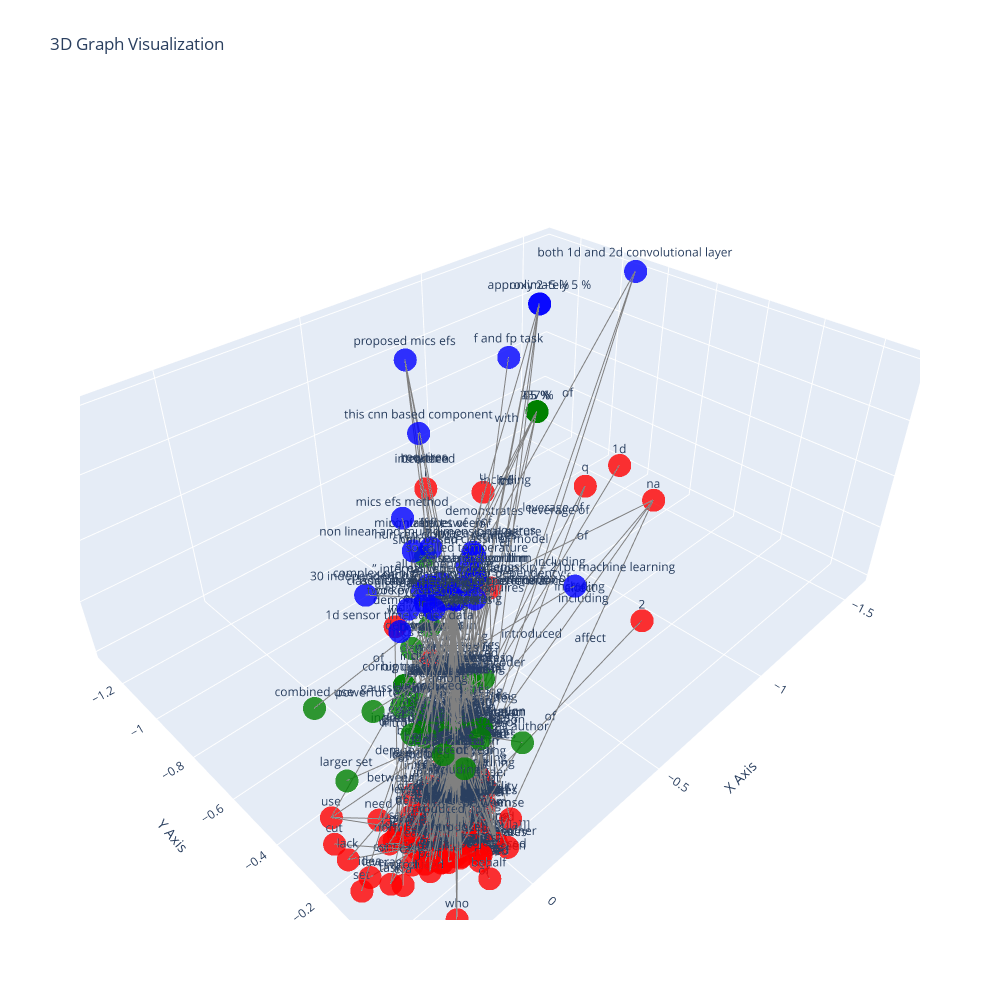

Source (notebook cell):
### Code cell
from directed_graph.visualize_graph import visualize_graph_ngrams
visualize_graph_ngrams(clustered_graph)

### Figure 1 — Plotly figure (JSON) as saved in the notebook; plotly's stock layout.template omitted (floating-point values rounded to 4 significant figures; data arrays with more than 128 entries replaced by an {"elided": "..."} marker saying what was removed)
{"data": [{"line": {"color": "gray", "width": 2}, "mode": "lines", "name": "Edges", "type": "scatter3d", "x": {"elided": "2343 float values"}, "y": {"elided": "2343 float values"}, "z": {"elided": "2343 float values"}}, {"marker": {"color": {"elided": "177 str values"}, "opacity": 0.8, "size": 8}, "mode": "markers+text", "name": "Nodes", "text": {"elided": "177 str values"}, "textposition": "top center", "type": "scatter3d", "x": {"elided": "177 float values"}, "y": {"elided": "177 float values"}, "z": {"elided": "177 float values"}}, {"mode": "text", "name": "Edge Labels", "text": {"elided": "781 str values"}, "textposition": "middle center", "type": "scatter3d", "x": {"elided": "781 float values"}, "y": {"elided": "781 float values"}, "z": {"elided": "781 float values"}}], "layout": {"height": 1000, "scene": {"xaxis": {"title": {"text": "X Axis"}}, "yaxis": {"title": {"text": "Y Axis"}}, "zaxis": {"title": {"text": "Z Axis"}}}, "showlegend": false, "title": {"text": "3D Graph Visualization"}, "width": 1000}}
